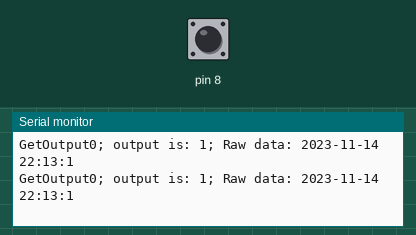
This sketch was run on a simulated Arduino Uno, built with avr-gcc and run on an emulated ATmega328P. On the bench: the last lines printed to the serial monitor. Wiring (inferred from the names in the program): DS3231 clock at I2C address 0x68. The test bench sets the inputs (shaded band); at power-on: pin 8 HIGH. The local clock reads 2024-03-15 10:24:30 at power-on unless the sketch sets it.

Above: at 1.2 s.
1.3 s: pin 8 pulled LOW for 0.15 s
At 1.37 s:
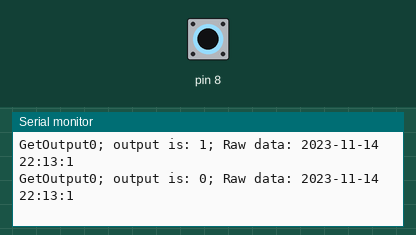
4.4 s: pin 8 pulled LOW for 1 s
At 4.46 s:
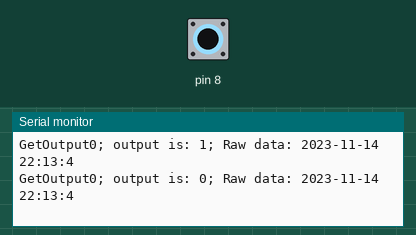
8.4 s: pin 8 pulled LOW for 0.15 s
At 8.48 s:
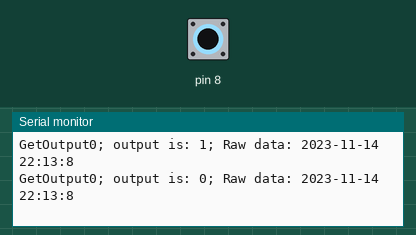

Measured:
- after the input at 1.3 s, the serial monitor: prints a new line after 0.06 s (image 1)
- after the input at 4.4 s, the serial monitor: prints a new line after 0.05 s (image 2)
- after the input at 8.4 s, the serial monitor: prints a new line after 0.07 s (image 3)

The sketch:

clock_squarewave_output.ino
```cpp
//www.elegoo.com
//2018.10.24
#include <Wire.h>
#include <DS3231.h>

DS3231 clock;
RTCDateTime dt;

#define DS1307_I2C_ADDRESS 0x68

// From: https://www.youtube.com/watch?v=SXnqI23XXxQ
// 00010000 to produce a 1 Hz square wave
// from the SQW pin.  00010011 for 32.768 kHz.
// 00010001 for 4.096 kHz. and 00010010 for
// 8.192 kHz.  The square wave output
// can be viewed on an oscilloscope.
byte ctrlRegBytes[] = {B00010000, B00010001, B00010010, B00010011};
int freqIdx = 0;

void setup()
{

  Wire.begin();
  Serial.begin(9600);

  Serial.println("Initialize RTC module");
  // Initialize DS3231
  clock.begin();


  // Manual (YYYY, MM, DD, HH, II, SS
  // clock.setDateTime(2016, 12, 9, 11, 46, 00);

  // Send sketch compiling time to Arduino
  clock.setDateTime(__DATE__, __TIME__);
  /*
  Tips:This command will be executed every time when Arduino restarts.
       Comment this line out to store the memory of DS3231 module
  */

  //clock.enableOutput(true);
  //clock.setOutput(DS3231_1HZ);

  initFreqDs1307();

  pinMode(8, INPUT_PULLUP);
}

void loop()
{
  dt = clock.getDateTime();
  Serial.print("GetOutput");
  Serial.print(clock.getOutput());
  Serial.print("; output is: ");
  Serial.print(digitalRead(8));
  Serial.print("; ");

  // For leading zero look to DS3231_dateformat example

  Serial.print("Raw data: ");
  Serial.print(dt.year);   Serial.print("-");
  Serial.print(dt.month);  Serial.print("-");
  Serial.print(dt.day);    Serial.print(" ");
  Serial.print(dt.hour);   Serial.print(":");
  Serial.print(dt.minute); Serial.print(":");
  Serial.print(dt.second); Serial.println("");

  delay(10);
}


// Convert normal decimal numbers to binary coded decimal
byte decToBcd(byte val)
{
  return ( (val/10*16) + (val%10) );
}

void initFreqDs1307()
{
  Wire.beginTransmission(DS1307_I2C_ADDRESS);

  uint8_t ret = Wire.write(0);

  ret = Wire.write(decToBcd(B00000000));
  ret = Wire.endTransmission();

  setFreqDs1307();
}

void setFreqDs1307()
{
   byte ctrlRegByte = ctrlRegBytes[freqIdx];

   Wire.beginTransmission(DS1307_I2C_ADDRESS);
   uint8_t ret = Wire.write(7);
   ret = Wire.write(ctrlRegByte);

   ret = Wire.endTransmission();
}
```
